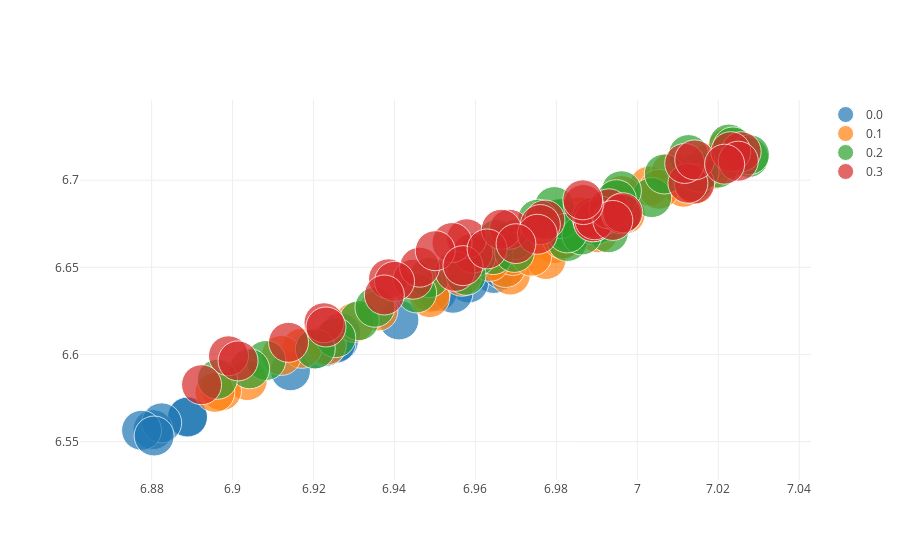

The notebook cell saved with this chart:
### Code cell
results.results_dataframe_graph(facet='fulldrop',att=['filters','strides','kernel_size','drop','full','fulldrop', 'activation_full','lag'])

### Figure 1 — Plotly figure (JSON) as saved in the notebook; plotly's stock layout.template omitted (floating-point values rounded to 4 significant figures)
{"data": [{"marker": {"size": [40, 40, 40, 40, 40, 40, 40, 40, 40, 40, 40, 40, 40, 40, 40, 40, 40, 40]}, "mode": "markers", "name": "0.0", "text": ["filters:[256]-strides:[1]-kernel_size:[5]-drop:0.2-full:[128, 32]-fulldrop:0.0-activation_full:['elu', 0.4]-lag:12-fulldrop:0.0", "filters:[256]-strides:[1]-kernel_size:[5]-drop:0.2-full:[128, 32]-fulldrop:0.0-activation_full:['elu', 0.4]-lag:18-fulldrop:0.0", "filters:[256]-strides:[1]-kernel_size:[5]-drop:0.2-full:[128, 32]-fulldrop:0.0-activation_full:['elu', 0.4]-lag:6-fulldrop:0.0", "filters:[256]-strides:[1]-kernel_size:[5]-drop:0.2-full:[128, 32]-fulldrop:0.0-activation_full:['leaky', 0.2]-lag:12-fulldrop:0.0", "filters:[256]-strides:[1]-kernel_size:[5]-drop:0.2-full:[128, 32]-fulldrop:0.0-activation_full:['leaky', 0.2]-lag:18-fulldrop:0.0", "filters:[256]-strides:[1]-kernel_size:[5]-drop:0.2-full:[128, 32]-fulldrop:0.0-activation_full:['leaky', 0.2]-lag:6-fulldrop:0.0", "filters:[256]-strides:[1]-kernel_size:[5]-drop:0.2-full:[256, 32]-fulldrop:0.0-activation_full:['elu', 0.4]-lag:12-fulldrop:0.0", "filters:[256]-strides:[1]-kernel_size:[5]-drop:0.2-full:[256, 32]-fulldrop:0.0-activation_full:['elu', 0.4]-lag:18-fulldrop:0.0", "filters:[256]-strides:[1]-kernel_size:[5]-drop:0.2-full:[256, 32]-fulldrop:0.0-activation_full:['elu', 0.4]-lag:6-fulldrop:0.0", "filters:[256]-strides:[1]-kernel_size:[5]-drop:0.2-full:[256, 32]-fulldrop:0.0-activation_full:['leaky', 0.2]-lag:12-fulldrop:0.0", "filters:[256]-strides:[1]-kernel_size:[5]-drop:0.2-full:[256, 32]-fulldrop:0.0-activation_full:['leaky', 0.2]-lag:18-fulldrop:0.0", "filters:[256]-strides:[1]-kernel_size:[5]-drop:0.2-full:[256, 32]-fulldrop:0.0-activation_full:['leaky', 0.2]-lag:6-fulldrop:0.0", "filters:[256]-strides:[1]-kernel_size:[5]-drop:0.2-full:[512, 32]-fulldrop:0.0-activation_full:['elu', 0.4]-lag:12-fulldrop:0.0", "filters:[256]-strides:[1]-kernel_size:[5]-drop:0.2-full:[512, 32]-fulldrop:0.0-activation_full:['elu', 0.4]-lag:18-fulldrop:0.0", "filters:[256]-strides:[1]-kernel_size:[5]-drop:0.2-full:[512, 32]-fulldrop:0.0-activation_full:['elu', 0.4]-lag:6-fulldrop:0.0", "filters:[256]-strides:[1]-kernel_size:[5]-drop:0.2-full:[512, 32]-fulldrop:0.0-activation_full:['leaky', 0.2]-lag:12-fulldrop:0.0", "filters:[256]-strides:[1]-kernel_size:[5]-drop:0.2-full:[512, 32]-fulldrop:0.0-activation_full:['leaky', 0.2]-lag:18-fulldrop:0.0", "filters:[256]-strides:[1]-kernel_size:[5]-drop:0.2-full:[512, 32]-fulldrop:0.0-activation_full:['leaky', 0.2]-lag:6-fulldrop:0.0"], "type": "scatter", "uid": "23e609e1-1624-48c0-8be5-f19e0605eb2f", "x": [6.927, 6.889, 6.964, 6.926, 6.889, 6.958, 6.926, 6.88, 6.967, 6.92, 6.882, 6.951, 6.923, 6.878, 6.954, 6.914, 6.881, 6.941], "y": [6.612, 6.564, 6.646, 6.607, 6.564, 6.641, 6.606, 6.557, 6.649, 6.603, 6.561, 6.636, 6.605, 6.556, 6.635, 6.591, 6.553, 6.62]}, {"marker": {"size": [40, 40, 40, 40, 40, 40, 40, 40, 40, 40, 40, 40, 40, 40, 40, 40, 40, 40, 40, 40, 40, 40, 40, 40, 40, 40, 40, 40, 40, 40, 40, 40, 39.8, 40, 40, 40, 40, 40, 40, 40, 40, 40]}, "mode": "markers", "name": "0.1", "text": ["filters:[256]-strides:[1]-kernel_size:[5]-drop:0.2-full:[1024]-fulldrop:0.1-activation_full:['elu', 0.4]-lag:12-fulldrop:0.1", "filters:[256]-strides:[1]-kernel_size:[5]-drop:0.2-full:[1024]-fulldrop:0.1-activation_full:['elu', 0.4]-lag:6-fulldrop:0.1", "filters:[256]-strides:[1]-kernel_size:[5]-drop:0.2-full:[1024]-fulldrop:0.1-activation_full:['leaky', 0.2]-lag:12-fulldrop:0.1", "filters:[256]-strides:[1]-kernel_size:[5]-drop:0.2-full:[1024]-fulldrop:0.1-activation_full:['leaky', 0.2]-lag:6-fulldrop:0.1", "filters:[256]-strides:[1]-kernel_size:[5]-drop:0.2-full:[128, 32]-fulldrop:0.1-activation_full:['elu', 0.4]-lag:12-fulldrop:0.1", "filters:[256]-strides:[1]-kernel_size:[5]-drop:0.2-full:[128, 32]-fulldrop:0.1-activation_full:['elu', 0.4]-lag:18-fulldrop:0.1", "filters:[256]-strides:[1]-kernel_size:[5]-drop:0.2-full:[128, 32]-fulldrop:0.1-activation_full:['elu', 0.4]-lag:6-fulldrop:0.1", "filters:[256]-strides:[1]-kernel_size:[5]-drop:0.2-full:[128, 32]-fulldrop:0.1-activation_full:['leaky', 0.2]-lag:12-fulldrop:0.1", "filters:[256]-strides:[1]-kernel_size:[5]-drop:0.2-full:[128, 32]-fulldrop:0.1-activation_full:['leaky', 0.2]-lag:18-fulldrop:0.1", "filters:[256]-strides:[1]-kernel_size:[5]-drop:0.2-full:[128, 32]-fulldrop:0.1-activation_full:['leaky', 0.2]-lag:6-fulldrop:0.1", "filters:[256]-strides:[1]-kernel_size:[5]-drop:0.2-full:[128]-fulldrop:0.1-activation_full:['elu', 0.4]-lag:12-fulldrop:0.1", "filters:[256]-strides:[1]-kernel_size:[5]-drop:0.2-full:[128]-fulldrop:0.1-activation_full:['elu', 0.4]-lag:6-fulldrop:0.1", "filters:[256]-strides:[1]-kernel_size:[5]-drop:0.2-full:[128]-fulldrop:0.1-activation_full:['leaky', 0.2]-lag:12-fulldrop:0.1", "filters:[256]-strides:[1]-kernel_size:[5]-drop:0.2-full:[128]-fulldrop:0.1-activation_full:['leaky', 0.2]-lag:6-fulldrop:0.1", "filters:[256]-strides:[1]-kernel_size:[5]-drop:0.2-full:[256, 32]-fulldrop:0.1-activation_full:['elu', 0.4]-lag:12-fulldrop:0.1", "filters:[256]-strides:[1]-kernel_size:[5]-drop:0.2-full:[256, 32]-fulldrop:0.1-activation_full:['elu', 0.4]-lag:18-fulldrop:0.1", "filters:[256]-strides:[1]-kernel_size:[5]-drop:0.2-full:[256, 32]-fulldrop:0.1-activation_full:['elu', 0.4]-lag:6-fulldrop:0.1", "filters:[256]-strides:[1]-kernel_size:[5]-drop:0.2-full:[256, 32]-fulldrop:0.1-activation_full:['leaky', 0.2]-lag:12-fulldrop:0.1", "filters:[256]-strides:[1]-kernel_size:[5]-drop:0.2-full:[256, 32]-fulldrop:0.1-activation_full:['leaky', 0.2]-lag:18-fulldrop:0.1", "filters:[256]-strides:[1]-kernel_size:[5]-drop:0.2-full:[256, 32]-fulldrop:0.1-activation_full:['leaky', 0.2]-lag:6-fulldrop:0.1", "filters:[256]-strides:[1]-kernel_size:[5]-drop:0.2-full:[256]-fulldrop:0.1-activation_full:['elu', 0.4]-lag:12-fulldrop:0.1", "filters:[256]-strides:[1]-kernel_size:[5]-drop:0.2-full:[256]-fulldrop:0.1-activation_full:['elu', 0.4]-lag:6-fulldrop:0.1", "filters:[256]-strides:[1]-kernel_size:[5]-drop:0.2-full:[256]-fulldrop:0.1-activation_full:['leaky', 0.2]-lag:12-fulldrop:0.1", "filters:[256]-strides:[1]-kernel_size:[5]-drop:0.2-full:[256]-fulldrop:0.1-activation_full:['leaky', 0.2]-lag:6-fulldrop:0.1", "filters:[256]-strides:[1]-kernel_size:[5]-drop:0.2-full:[32]-fulldrop:0.1-activation_full:['elu', 0.4]-lag:12-fulldrop:0.1", "filters:[256]-strides:[1]-kernel_size:[5]-drop:0.2-full:[32]-fulldrop:0.1-activation_full:['elu', 0.4]-lag:6-fulldrop:0.1", "filters:[256]-strides:[1]-kernel_size:[5]-drop:0.2-full:[32]-fulldrop:0.1-activation_full:['leaky', 0.2]-lag:12-fulldrop:0.1", "filters:[256]-strides:[1]-kernel_size:[5]-drop:0.2-full:[32]-fulldrop:0.1-activation_full:['leaky', 0.2]-lag:6-fulldrop:0.1", "filters:[256]-strides:[1]-kernel_size:[5]-drop:0.2-full:[512, 32]-fulldrop:0.1-activation_full:['elu', 0.4]-lag:12-fulldrop:0.1", "filters:[256]-strides:[1]-kernel_size:[5]-drop:0.2-full:[512, 32]-fulldrop:0.1-activation_full:['elu', 0.4]-lag:18-fulldrop:0.1", "filters:[256]-strides:[1]-kernel_size:[5]-drop:0.2-full:[512, 32]-fulldrop:0.1-activation_full:['elu', 0.4]-lag:6-fulldrop:0.1", "filters:[256]-strides:[1]-kernel_size:[5]-drop:0.2-full:[512, 32]-fulldrop:0.1-activation_full:['leaky', 0.2]-lag:12-fulldrop:0.1", "filters:[256]-strides:[1]-kernel_size:[5]-drop:0.2-full:[512, 32]-fulldrop:0.1-activation_full:['leaky', 0.2]-lag:18-fulldrop:0.1", "filters:[256]-strides:[1]-kernel_size:[5]-drop:0.2-full:[512, 32]-fulldrop:0.1-activation_full:['leaky', 0.2]-lag:6-fulldrop:0.1", "filters:[256]-strides:[1]-kernel_size:[5]-drop:0.2-full:[512]-fulldrop:0.1-activation_full:['elu', 0.4]-lag:12-fulldrop:0.1", "filters:[256]-strides:[1]-kernel_size:[5]-drop:0.2-full:[512]-fulldrop:0.1-activation_full:['elu', 0.4]-lag:6-fulldrop:0.1", "filters:[256]-strides:[1]-kernel_size:[5]-drop:0.2-full:[512]-fulldrop:0.1-activation_full:['leaky', 0.2]-lag:12-fulldrop:0.1", "filters:[256]-strides:[1]-kernel_size:[5]-drop:0.2-full:[512]-fulldrop:0.1-activation_full:['leaky', 0.2]-lag:6-fulldrop:0.1", "filters:[256]-strides:[1]-kernel_size:[5]-drop:0.2-full:[64]-fulldrop:0.1-activation_full:['elu', 0.4]-lag:12-fulldrop:0.1", "filters:[256]-strides:[1]-kernel_size:[5]-drop:0.2-full:[64]-fulldrop:0.1-activation_full:['elu', 0.4]-lag:6-fulldrop:0.1", "filters:[256]-strides:[1]-kernel_size:[5]-drop:0.2-full:[64]-fulldrop:0.1-activation_full:['leaky', 0.2]-lag:12-fulldrop:0.1", "filters:[256]-strides:[1]-kernel_size:[5]-drop:0.2-full:[64]-fulldrop:0.1-activation_full:['leaky', 0.2]-lag:6-fulldrop:0.1"], "type": "scatter", "uid": "8ef6404c-244a-41a5-9dac-fbca334adf34", "x": [6.969, 6.997, 6.967, 6.99, 6.969, 6.923, 7.003, 6.949, 6.904, 6.986, 6.989, 7.022, 6.99, 7.024, 6.957, 6.917, 6.995, 6.936, 6.897, 6.979, 6.982, 7.018, 6.981, 7.014, 6.976, 7.008, 6.971, 6.996, 6.949, 6.912, 6.986, 6.93, 6.896, 6.964, 6.977, 7.011, 6.974, 7.005, 6.985, 7.022, 6.981, 7.018], "y": [6.646, 6.681, 6.65, 6.67, 6.657, 6.605, 6.697, 6.636, 6.585, 6.679, 6.675, 6.718, 6.674, 6.714, 6.645, 6.604, 6.685, 6.625, 6.579, 6.664, 6.669, 6.706, 6.666, 6.698, 6.673, 6.704, 6.662, 6.691, 6.633, 6.599, 6.679, 6.618, 6.578, 6.653, 6.654, 6.696, 6.656, 6.695, 6.676, 6.715, 6.666, 6.709]}, {"marker": {"size": [40, 40, 40, 40, 40, 40, 40, 40, 40, 40, 40, 40, 40, 40, 40, 40, 40, 40, 40, 40, 40, 40, 40, 40, 39.8, 40, 40, 39.8, 40, 40, 40, 40, 40, 40, 40, 40, 40, 40, 40, 40, 40, 40]}, "mode": "markers", "name": "0.2", "text": ["filters:[256]-strides:[1]-kernel_size:[5]-drop:0.2-full:[1024]-fulldrop:0.2-activation_full:['elu', 0.4]-lag:12-fulldrop:0.2", "filters:[256]-strides:[1]-kernel_size:[5]-drop:0.2-full:[1024]-fulldrop:0.2-activation_full:['elu', 0.4]-lag:6-fulldrop:0.2", "filters:[256]-strides:[1]-kernel_size:[5]-drop:0.2-full:[1024]-fulldrop:0.2-activation_full:['leaky', 0.2]-lag:12-fulldrop:0.2", "filters:[256]-strides:[1]-kernel_size:[5]-drop:0.2-full:[1024]-fulldrop:0.2-activation_full:['leaky', 0.2]-lag:6-fulldrop:0.2", "filters:[256]-strides:[1]-kernel_size:[5]-drop:0.2-full:[128, 32]-fulldrop:0.2-activation_full:['elu', 0.4]-lag:12-fulldrop:0.2", "filters:[256]-strides:[1]-kernel_size:[5]-drop:0.2-full:[128, 32]-fulldrop:0.2-activation_full:['elu', 0.4]-lag:18-fulldrop:0.2", "filters:[256]-strides:[1]-kernel_size:[5]-drop:0.2-full:[128, 32]-fulldrop:0.2-activation_full:['elu', 0.4]-lag:6-fulldrop:0.2", "filters:[256]-strides:[1]-kernel_size:[5]-drop:0.2-full:[128, 32]-fulldrop:0.2-activation_full:['leaky', 0.2]-lag:12-fulldrop:0.2", "filters:[256]-strides:[1]-kernel_size:[5]-drop:0.2-full:[128, 32]-fulldrop:0.2-activation_full:['leaky', 0.2]-lag:18-fulldrop:0.2", "filters:[256]-strides:[1]-kernel_size:[5]-drop:0.2-full:[128, 32]-fulldrop:0.2-activation_full:['leaky', 0.2]-lag:6-fulldrop:0.2", "filters:[256]-strides:[1]-kernel_size:[5]-drop:0.2-full:[128]-fulldrop:0.2-activation_full:['elu', 0.4]-lag:12-fulldrop:0.2", "filters:[256]-strides:[1]-kernel_size:[5]-drop:0.2-full:[128]-fulldrop:0.2-activation_full:['elu', 0.4]-lag:6-fulldrop:0.2", "filters:[256]-strides:[1]-kernel_size:[5]-drop:0.2-full:[128]-fulldrop:0.2-activation_full:['leaky', 0.2]-lag:12-fulldrop:0.2", "filters:[256]-strides:[1]-kernel_size:[5]-drop:0.2-full:[128]-fulldrop:0.2-activation_full:['leaky', 0.2]-lag:6-fulldrop:0.2", "filters:[256]-strides:[1]-kernel_size:[5]-drop:0.2-full:[256, 32]-fulldrop:0.2-activation_full:['elu', 0.4]-lag:12-fulldrop:0.2", "filters:[256]-strides:[1]-kernel_size:[5]-drop:0.2-full:[256, 32]-fulldrop:0.2-activation_full:['elu', 0.4]-lag:18-fulldrop:0.2", "filters:[256]-strides:[1]-kernel_size:[5]-drop:0.2-full:[256, 32]-fulldrop:0.2-activation_full:['elu', 0.4]-lag:6-fulldrop:0.2", "filters:[256]-strides:[1]-kernel_size:[5]-drop:0.2-full:[256, 32]-fulldrop:0.2-activation_full:['leaky', 0.2]-lag:12-fulldrop:0.2", "filters:[256]-strides:[1]-kernel_size:[5]-drop:0.2-full:[256, 32]-fulldrop:0.2-activation_full:['leaky', 0.2]-lag:18-fulldrop:0.2", "filters:[256]-strides:[1]-kernel_size:[5]-drop:0.2-full:[256, 32]-fulldrop:0.2-activation_full:['leaky', 0.2]-lag:6-fulldrop:0.2", "filters:[256]-strides:[1]-kernel_size:[5]-drop:0.2-full:[256]-fulldrop:0.2-activation_full:['elu', 0.4]-lag:12-fulldrop:0.2", "filters:[256]-strides:[1]-kernel_size:[5]-drop:0.2-full:[256]-fulldrop:0.2-activation_full:['elu', 0.4]-lag:6-fulldrop:0.2", "filters:[256]-strides:[1]-kernel_size:[5]-drop:0.2-full:[256]-fulldrop:0.2-activation_full:['leaky', 0.2]-lag:12-fulldrop:0.2", "filters:[256]-strides:[1]-kernel_size:[5]-drop:0.2-full:[256]-fulldrop:0.2-activation_full:['leaky', 0.2]-lag:6-fulldrop:0.2", "filters:[256]-strides:[1]-kernel_size:[5]-drop:0.2-full:[32]-fulldrop:0.2-activation_full:['elu', 0.4]-lag:12-fulldrop:0.2", "filters:[256]-strides:[1]-kernel_size:[5]-drop:0.2-full:[32]-fulldrop:0.2-activation_full:['elu', 0.4]-lag:6-fulldrop:0.2", "filters:[256]-strides:[1]-kernel_size:[5]-drop:0.2-full:[32]-fulldrop:0.2-activation_full:['leaky', 0.2]-lag:12-fulldrop:0.2", "filters:[256]-strides:[1]-kernel_size:[5]-drop:0.2-full:[32]-fulldrop:0.2-activation_full:['leaky', 0.2]-lag:6-fulldrop:0.2", "filters:[256]-strides:[1]-kernel_size:[5]-drop:0.2-full:[512, 32]-fulldrop:0.2-activation_full:['elu', 0.4]-lag:12-fulldrop:0.2", "filters:[256]-strides:[1]-kernel_size:[5]-drop:0.2-full:[512, 32]-fulldrop:0.2-activation_full:['elu', 0.4]-lag:18-fulldrop:0.2", "filters:[256]-strides:[1]-kernel_size:[5]-drop:0.2-full:[512, 32]-fulldrop:0.2-activation_full:['elu', 0.4]-lag:6-fulldrop:0.2", "filters:[256]-strides:[1]-kernel_size:[5]-drop:0.2-full:[512, 32]-fulldrop:0.2-activation_full:['leaky', 0.2]-lag:12-fulldrop:0.2", "filters:[256]-strides:[1]-kernel_size:[5]-drop:0.2-full:[512, 32]-fulldrop:0.2-activation_full:['leaky', 0.2]-lag:18-fulldrop:0.2", "filters:[256]-strides:[1]-kernel_size:[5]-drop:0.2-full:[512, 32]-fulldrop:0.2-activation_full:['leaky', 0.2]-lag:6-fulldrop:0.2", "filters:[256]-strides:[1]-kernel_size:[5]-drop:0.2-full:[512]-fulldrop:0.2-activation_full:['elu', 0.4]-lag:12-fulldrop:0.2", "filters:[256]-strides:[1]-kernel_size:[5]-drop:0.2-full:[512]-fulldrop:0.2-activation_full:['elu', 0.4]-lag:6-fulldrop:0.2", "filters:[256]-strides:[1]-kernel_size:[5]-drop:0.2-full:[512]-fulldrop:0.2-activation_full:['leaky', 0.2]-lag:12-fulldrop:0.2", "filters:[256]-strides:[1]-kernel_size:[5]-drop:0.2-full:[512]-fulldrop:0.2-activation_full:['leaky', 0.2]-lag:6-fulldrop:0.2", "filters:[256]-strides:[1]-kernel_size:[5]-drop:0.2-full:[64]-fulldrop:0.2-activation_full:['elu', 0.4]-lag:12-fulldrop:0.2", "filters:[256]-strides:[1]-kernel_size:[5]-drop:0.2-full:[64]-fulldrop:0.2-activation_full:['elu', 0.4]-lag:6-fulldrop:0.2", "filters:[256]-strides:[1]-kernel_size:[5]-drop:0.2-full:[64]-fulldrop:0.2-activation_full:['leaky', 0.2]-lag:12-fulldrop:0.2", "filters:[256]-strides:[1]-kernel_size:[5]-drop:0.2-full:[64]-fulldrop:0.2-activation_full:['leaky', 0.2]-lag:6-fulldrop:0.2"], "type": "scatter", "uid": "eb74df4b-e9d6-4b47-a71a-0052cea2a25d", "x": [6.984, 7.014, 6.983, 7.004, 6.97, 6.931, 6.996, 6.949, 6.908, 6.981, 6.996, 7.023, 6.991, 7.024, 6.964, 6.925, 6.995, 6.945, 6.904, 6.981, 6.993, 7.028, 6.99, 7.028, 6.965, 6.979, 6.96, 6.975, 6.958, 6.92, 6.989, 6.935, 6.896, 6.97, 6.993, 7.02, 6.986, 7.015, 6.991, 7.013, 6.983, 7.007], "y": [6.67, 6.699, 6.665, 6.69, 6.666, 6.619, 6.694, 6.644, 6.597, 6.678, 6.68, 6.721, 6.676, 6.719, 6.657, 6.61, 6.689, 6.635, 6.592, 6.678, 6.676, 6.713, 6.674, 6.715, 6.666, 6.685, 6.656, 6.678, 6.645, 6.603, 6.678, 6.627, 6.586, 6.659, 6.67, 6.707, 6.669, 6.705, 6.679, 6.715, 6.67, 6.704]}, {"marker": {"size": [40, 40, 40, 40, 40, 40, 40, 40, 40, 40, 40, 40, 40, 40, 40, 40, 40, 40, 40, 40, 40, 40, 40, 40, 40, 40, 40, 40, 40, 40, 40, 40, 40, 40, 40, 40, 40, 40, 40, 40, 39.8, 40]}, "mode": "markers", "name": "0.3", "text": ["filters:[256]-strides:[1]-kernel_size:[5]-drop:0.2-full:[1024]-fulldrop:0.3-activation_full:['elu', 0.4]-lag:12-fulldrop:0.3", "filters:[256]-strides:[1]-kernel_size:[5]-drop:0.2-full:[1024]-fulldrop:0.3-activation_full:['elu', 0.4]-lag:6-fulldrop:0.3", "filters:[256]-strides:[1]-kernel_size:[5]-drop:0.2-full:[1024]-fulldrop:0.3-activation_full:['leaky', 0.2]-lag:12-fulldrop:0.3", "filters:[256]-strides:[1]-kernel_size:[5]-drop:0.2-full:[1024]-fulldrop:0.3-activation_full:['leaky', 0.2]-lag:6-fulldrop:0.3", "filters:[256]-strides:[1]-kernel_size:[5]-drop:0.2-full:[128, 32]-fulldrop:0.3-activation_full:['elu', 0.4]-lag:12-fulldrop:0.3", "filters:[256]-strides:[1]-kernel_size:[5]-drop:0.2-full:[128, 32]-fulldrop:0.3-activation_full:['elu', 0.4]-lag:18-fulldrop:0.3", "filters:[256]-strides:[1]-kernel_size:[5]-drop:0.2-full:[128, 32]-fulldrop:0.3-activation_full:['elu', 0.4]-lag:6-fulldrop:0.3", "filters:[256]-strides:[1]-kernel_size:[5]-drop:0.2-full:[128, 32]-fulldrop:0.3-activation_full:['leaky', 0.2]-lag:12-fulldrop:0.3", "filters:[256]-strides:[1]-kernel_size:[5]-drop:0.2-full:[128, 32]-fulldrop:0.3-activation_full:['leaky', 0.2]-lag:18-fulldrop:0.3", "filters:[256]-strides:[1]-kernel_size:[5]-drop:0.2-full:[128, 32]-fulldrop:0.3-activation_full:['leaky', 0.2]-lag:6-fulldrop:0.3", "filters:[256]-strides:[1]-kernel_size:[5]-drop:0.2-full:[128]-fulldrop:0.3-activation_full:['elu', 0.4]-lag:12-fulldrop:0.3", "filters:[256]-strides:[1]-kernel_size:[5]-drop:0.2-full:[128]-fulldrop:0.3-activation_full:['elu', 0.4]-lag:6-fulldrop:0.3", "filters:[256]-strides:[1]-kernel_size:[5]-drop:0.2-full:[128]-fulldrop:0.3-activation_full:['leaky', 0.2]-lag:12-fulldrop:0.3", "filters:[256]-strides:[1]-kernel_size:[5]-drop:0.2-full:[128]-fulldrop:0.3-activation_full:['leaky', 0.2]-lag:6-fulldrop:0.3", "filters:[256]-strides:[1]-kernel_size:[5]-drop:0.2-full:[256, 32]-fulldrop:0.3-activation_full:['elu', 0.4]-lag:12-fulldrop:0.3", "filters:[256]-strides:[1]-kernel_size:[5]-drop:0.2-full:[256, 32]-fulldrop:0.3-activation_full:['elu', 0.4]-lag:18-fulldrop:0.3", "filters:[256]-strides:[1]-kernel_size:[5]-drop:0.2-full:[256, 32]-fulldrop:0.3-activation_full:['elu', 0.4]-lag:6-fulldrop:0.3", "filters:[256]-strides:[1]-kernel_size:[5]-drop:0.2-full:[256, 32]-fulldrop:0.3-activation_full:['leaky', 0.2]-lag:12-fulldrop:0.3", "filters:[256]-strides:[1]-kernel_size:[5]-drop:0.2-full:[256, 32]-fulldrop:0.3-activation_full:['leaky', 0.2]-lag:18-fulldrop:0.3", "filters:[256]-strides:[1]-kernel_size:[5]-drop:0.2-full:[256, 32]-fulldrop:0.3-activation_full:['leaky', 0.2]-lag:6-fulldrop:0.3", "filters:[256]-strides:[1]-kernel_size:[5]-drop:0.2-full:[256]-fulldrop:0.3-activation_full:['elu', 0.4]-lag:12-fulldrop:0.3", "filters:[256]-strides:[1]-kernel_size:[5]-drop:0.2-full:[256]-fulldrop:0.3-activation_full:['elu', 0.4]-lag:6-fulldrop:0.3", "filters:[256]-strides:[1]-kernel_size:[5]-drop:0.2-full:[256]-fulldrop:0.3-activation_full:['leaky', 0.2]-lag:12-fulldrop:0.3", "filters:[256]-strides:[1]-kernel_size:[5]-drop:0.2-full:[256]-fulldrop:0.3-activation_full:['leaky', 0.2]-lag:6-fulldrop:0.3", "filters:[256]-strides:[1]-kernel_size:[5]-drop:0.2-full:[32]-fulldrop:0.3-activation_full:['elu', 0.4]-lag:12-fulldrop:0.3", "filters:[256]-strides:[1]-kernel_size:[5]-drop:0.2-full:[32]-fulldrop:0.3-activation_full:['elu', 0.4]-lag:6-fulldrop:0.3", "filters:[256]-strides:[1]-kernel_size:[5]-drop:0.2-full:[32]-fulldrop:0.3-activation_full:['leaky', 0.2]-lag:12-fulldrop:0.3", "filters:[256]-strides:[1]-kernel_size:[5]-drop:0.2-full:[32]-fulldrop:0.3-activation_full:['leaky', 0.2]-lag:6-fulldrop:0.3", "filters:[256]-strides:[1]-kernel_size:[5]-drop:0.2-full:[512, 32]-fulldrop:0.3-activation_full:['elu', 0.4]-lag:12-fulldrop:0.3", "filters:[256]-strides:[1]-kernel_size:[5]-drop:0.2-full:[512, 32]-fulldrop:0.3-activation_full:['elu', 0.4]-lag:18-fulldrop:0.3", "filters:[256]-strides:[1]-kernel_size:[5]-drop:0.2-full:[512, 32]-fulldrop:0.3-activation_full:['elu', 0.4]-lag:6-fulldrop:0.3", "filters:[256]-strides:[1]-kernel_size:[5]-drop:0.2-full:[512, 32]-fulldrop:0.3-activation_full:['leaky', 0.2]-lag:12-fulldrop:0.3", "filters:[256]-strides:[1]-kernel_size:[5]-drop:0.2-full:[512, 32]-fulldrop:0.3-activation_full:['leaky', 0.2]-lag:18-fulldrop:0.3", "filters:[256]-strides:[1]-kernel_size:[5]-drop:0.2-full:[512, 32]-fulldrop:0.3-activation_full:['leaky', 0.2]-lag:6-fulldrop:0.3", "filters:[256]-strides:[1]-kernel_size:[5]-drop:0.2-full:[512]-fulldrop:0.3-activation_full:['elu', 0.4]-lag:12-fulldrop:0.3", "filters:[256]-strides:[1]-kernel_size:[5]-drop:0.2-full:[512]-fulldrop:0.3-activation_full:['elu', 0.4]-lag:6-fulldrop:0.3", "filters:[256]-strides:[1]-kernel_size:[5]-drop:0.2-full:[512]-fulldrop:0.3-activation_full:['leaky', 0.2]-lag:12-fulldrop:0.3", "filters:[256]-strides:[1]-kernel_size:[5]-drop:0.2-full:[512]-fulldrop:0.3-activation_full:['leaky', 0.2]-lag:6-fulldrop:0.3", "filters:[256]-strides:[1]-kernel_size:[5]-drop:0.2-full:[64]-fulldrop:0.3-activation_full:['elu', 0.4]-lag:12-fulldrop:0.3", "filters:[256]-strides:[1]-kernel_size:[5]-drop:0.2-full:[64]-fulldrop:0.3-activation_full:['elu', 0.4]-lag:6-fulldrop:0.3", "filters:[256]-strides:[1]-kernel_size:[5]-drop:0.2-full:[64]-fulldrop:0.3-activation_full:['leaky', 0.2]-lag:12-fulldrop:0.3", "filters:[256]-strides:[1]-kernel_size:[5]-drop:0.2-full:[64]-fulldrop:0.3-activation_full:['leaky', 0.2]-lag:6-fulldrop:0.3"], "type": "scatter", "uid": "0491a4f0-1e05-43d5-8598-da0232770ce9", "x": [6.989, 7.014, 6.989, 7.012, 6.959, 6.923, 6.968, 6.939, 6.899, 6.958, 6.989, 7.012, 6.989, 7.014, 6.955, 6.923, 6.977, 6.945, 6.901, 6.966, 6.993, 7.026, 6.996, 7.023, 6.946, 6.954, 6.94, 6.95, 6.957, 6.914, 6.976, 6.937, 6.892, 6.963, 6.996, 7.025, 6.994, 7.022, 6.975, 6.987, 6.97, 6.987], "y": [6.676, 6.698, 6.678, 6.698, 6.658, 6.618, 6.672, 6.643, 6.599, 6.666, 6.676, 6.71, 6.677, 6.712, 6.648, 6.616, 6.677, 6.643, 6.596, 6.672, 6.684, 6.716, 6.681, 6.716, 6.65, 6.664, 6.642, 6.66, 6.651, 6.607, 6.675, 6.634, 6.583, 6.661, 6.681, 6.711, 6.677, 6.709, 6.669, 6.686, 6.664, 6.689]}], "layout": {}}
